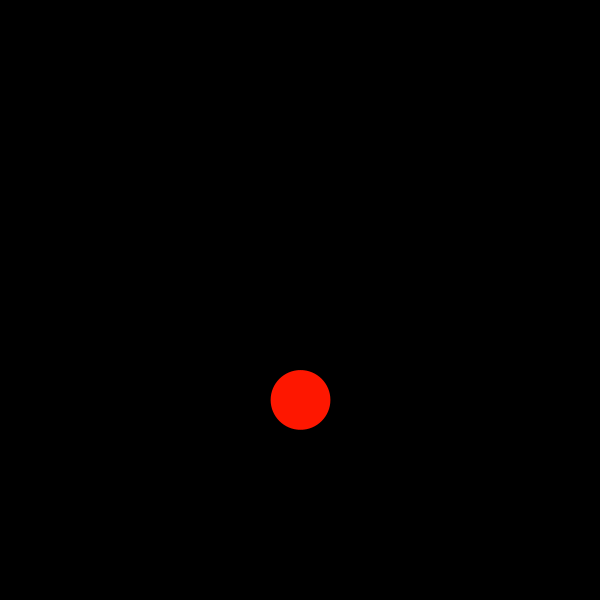
Frame 1 (no input)
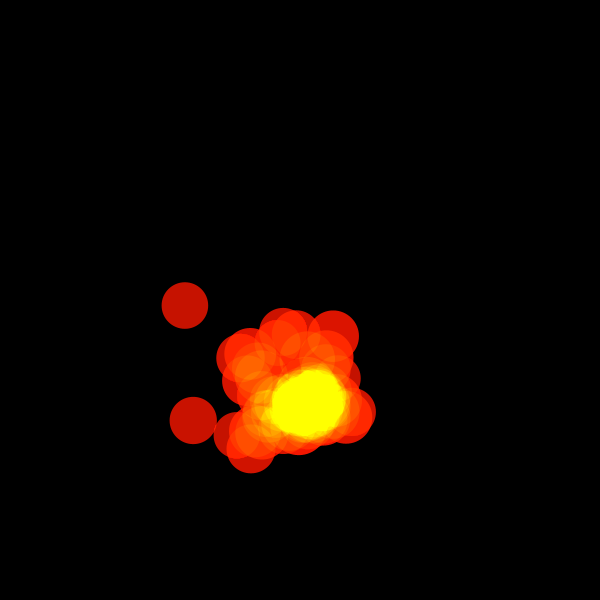
Frame 60 (the mouse pressed at the canvas centre just before this capture)
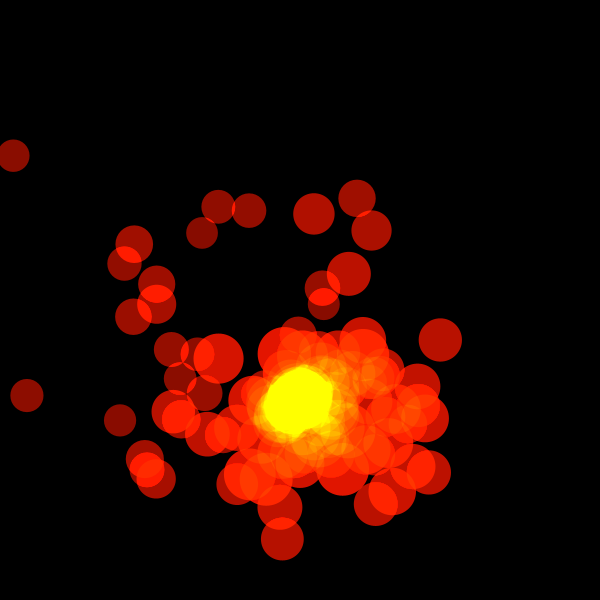
Frame 120 (the mouse held since frame 60 and released just before this capture)

The Processing sketch that drew these frames (run headless with seeded random() and noise(); from frame 60 on, the mouse is pressed at the canvas centre):

// Processing sketch: sketch_017
// ── sketch_017.pde
// 创建一个数组 用来存放粒子
ArrayList<Particle> ps5 = new ArrayList<Particle>();

void setup() {
  size(600, 600);
}

void draw() {
  clear();
  background(0);
  blendMode(ADD);
  ps5.add(new Particle(width/2, height/3*2));
  for(Particle p : ps5) {
    // 给予加速度
    p.update(map(mouseX, 0, width, -0.03, 0.03), map(mouseY, 0, height, -0.03, 0.03));
  }
  // 移除掉生命值已经小于等于0的粒子（已经死亡）
  for (int i = ps5.size() - 1; i >= 0; i--) {
    Particle p = ps5.get(i);
    if (p.life <= 0) {
      ps5.remove(i);
    }
  }
  // 然后开始绘制
  for(Particle p : ps5) {
    p.draw();
  }
}

class Particle {
  float x; // x轴位置
  float y; // y轴位置
  float vx; // x轴速度
  float vy; // y轴速度
  float life; // 生命
  Particle(float x, float y){
    this.x = x;
    this.y = y;
    this.vx = randomGaussian() + 0.4;
    this.vy = randomGaussian() * (-1) + 0.4;
    this.life = 255;
  }
  
  // ax 横向加速度
  // ay 纵向加速度
  void update(float ax, float ay) {
    // 根据加速度更新速度
    this.vx += ax;
    this.vy += ay;
    // 根据速度更新位置
    this.x += this.vx;
    this.y += this.vy;
    this.life -= 1; // 生命流逝
  }
  
  void draw(){
    noStroke();
    fill(255, 24, 0, this.life); // life为0时候，透明度为0，看不见了
    circle(this.x, this.y, map(this.life, 0, 255, 0, width/10));
  }
}
